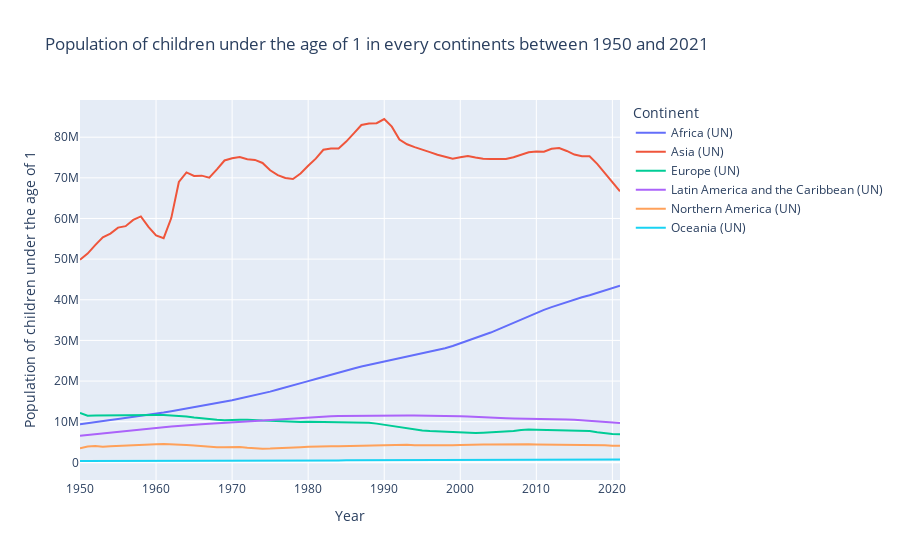

The cell this chart's notebook holds for it:
### Markdown cell above
The following plot indicates the data of the new borns among the continents. 

We have observed that Europe shows a declining trend for population of children under the age of 1 from 1950 to 2021, which may implicate that Europe is facing a derease in fertility rate.

The population of Northern America plummets from 1965 to 1975 which could be due to the Vietnam war.

### Code cell
# Filter the DataFrame to select data related to other continents
continents_data = filtered_pop[~filtered_pop['Continents and World'].isin(['World'])]

# Columns to include in the plot
columns_to_plot = ['Population of children under the age of 1']

# Create an interactive line plot with multiple curves using Plotly Express
fig = px.line(continents_data, x='Year', y='Population of children under the age of 1', color='Continents and World', 
              title='Population of children under the age of 1 in every continents between 1950 and 2021', 
              labels={'value': 'Population', 'Year': 'Year', 'Continents and World': 'Continent'})

# Show the interactive line plot
fig.show()
